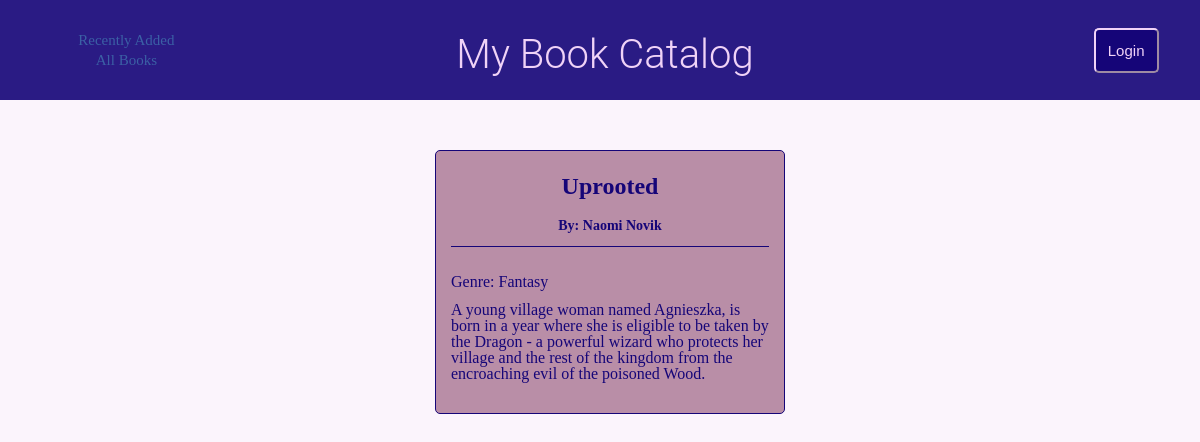
The page /book/1/uprooted on the database its author committed.
### database_setup.py (models this page shows, shortened)
class Book(Base):
    __tablename__ = 'book'
    id = Column(Integer, primary_key=True)
    title = Column(String(250), nullable=False)
    urlSafeTitle = Column(String(250))
    author = Column(String(250))
    description = Column(String(500))
    genre = Column(String(250))
    user_id = Column(Integer, ForeignKey('user.id'))
    user = relationship(User)

### application.py (the view)
@app.route('/book/<int:book_id>/<book_title>')
def showBookInfo(book_title, book_id):
    book = session.query(Book).filter(Book.id == book_id).one()
    return render_template('bookInfo.html', book=book)

### templates/bookInfo.html (shortened to what this page needs)
{% extends "main.html" %}
{% block content %}
{% include "header.html" %}
<div class="main-and-sidebar-wrapper">
	<section class="main book-info-main">
		<div class="book-information">
			<div class="page-headers book-info-headers">
				<h2 class="book-title">{{book.title}}</h2>
				<h4 class="book-author">By: {{book.author}}</h4>
			</div>
			<div class="book-info">
				<div class="book-genre">
					Genre: {{book.genre.replace( '-', ' ' ).title()}}
				</div>
				<p class="book-description">{{book.description}}</p>
			</div>
		</div>
	</section>
</div>
{% endblock %}

### static/styles.css (style rules this page uses)
html { box-sizing: border-box; }
*, *::before, *::after { box-sizing: inherit; }
body, html { height: 100%; width: 100%; margin: 0; padding: 0; }
body { font-family: Arial Rounded MT Bold; margin-left: auto; margin-right: auto; background-color: #fbf4fc; }
.main-and-sidebar-wrapper { display: flex; flex-direction: row; height: 88vh; }
.main { flex: 3; padding-left: 20px; }
.page-headers { display: flex; flex-direction: row; }
.book-information { width: 350px; padding: 15px; color: #150578; background: #B98EA7; display: flex; flex-direction: column; border: 1px solid #150578; border-radius: 5px; line-height: 40px; margin-left: auto; margin-right: auto; margin-top: 50px; text-align: center; }
.book-info-headers { display: flex; flex-direction: column; border-bottom: 1px solid #150578; }
.book-title { margin: 0; }
.book-author { margin: 0; font-size: 14px; }
.book-genre { margin-top: 15px; text-align: left; }
.book-description { margin-top: 0; text-align: left; line-height: 16px; }

### rows shown on the page
Book: title "Uprooted", author "Naomi Novik", genre.replace "Fantasy", description "A young village woman named Agnieszka, is born in a year where she is eligible to be taken by the Dragon - a powerful wizard who protects her village and the rest of the kingdom from the encroaching evil of the poisoned Wood."
